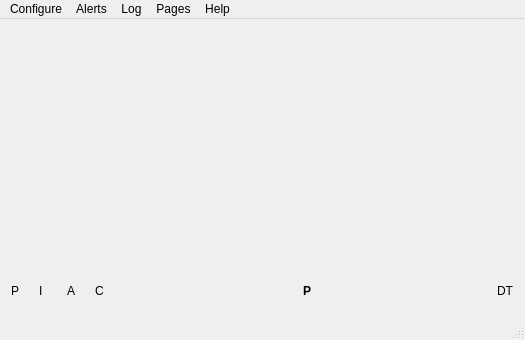
<?xml version="1.0" encoding="UTF-8"?>
<ui version="4.0">
 <class>MainWindow</class>
 <widget class="QMainWindow" name="MainWindow">
  <property name="geometry">
   <rect>
    <x>0</x>
    <y>0</y>
    <width>525</width>
    <height>340</height>
   </rect>
  </property>
  <property name="contextMenuPolicy">
   <enum>Qt::DefaultContextMenu</enum>
  </property>
  <property name="windowTitle">
   <string>INTFC</string>
  </property>
  <property name="windowIcon">
   <iconset resource="Resources.qrc">
    <normaloff>:/Pix/Icons/dipstick.png</normaloff>:/Pix/Icons/dipstick.png</iconset>
  </property>
  <widget class="QWidget" name="centralWidget">
   <layout class="QGridLayout" name="gridLayout">
    <item row="0" column="0">
     <widget class="Page_0" name="Widget_Page_0" native="true"/>
    </item>
    <item row="1" column="0">
     <widget class="Page_1" name="Widget_Page_1" native="true"/>
    </item>
    <item row="2" column="0">
     <widget class="Page_2" name="Widget_Page_2" native="true"/>
    </item>
    <item row="3" column="0">
     <widget class="Page_3" name="Widget_Page_3" native="true"/>
    </item>
    <item row="4" column="0">
     <widget class="Page_4" name="Widget_Page_4" native="true"/>
    </item>
    <item row="5" column="0">
     <widget class="Page_5" name="Widget_Page_5" native="true"/>
    </item>
    <item row="6" column="0">
     <widget class="Page_6" name="Widget_Page_6" native="true"/>
    </item>
    <item row="7" column="0">
     <widget class="Page_7" name="Widget_Page_7" native="true"/>
    </item>
    <item row="8" column="0">
     <widget class="Page_8" name="Widget_Page_8" native="true"/>
    </item>
    <item row="9" column="0">
     <widget class="Page_9" name="Widget_Page_9" native="true"/>
    </item>
    <item row="10" column="0">
     <widget class="QWidget" name="SBWidget" native="true">
      <property name="sizePolicy">
       <sizepolicy hsizetype="Expanding" vsizetype="Preferred">
        <horstretch>1</horstretch>
        <verstretch>0</verstretch>
       </sizepolicy>
      </property>
      <property name="minimumSize">
       <size>
        <width>0</width>
        <height>25</height>
       </size>
      </property>
      <layout class="QGridLayout" name="gridLayout_2">
       <property name="margin">
        <number>0</number>
       </property>
       <item row="0" column="0">
        <widget class="QLabel" name="SBPrcIcon">
         <property name="minimumSize">
          <size>
           <width>22</width>
           <height>22</height>
          </size>
         </property>
         <property name="maximumSize">
          <size>
           <width>22</width>
           <height>22</height>
          </size>
         </property>
         <property name="text">
          <string>P</string>
         </property>
         <property name="scaledContents">
          <bool>true</bool>
         </property>
        </widget>
       </item>
       <item row="0" column="1">
        <widget class="QLabel" name="SBInfosIcon">
         <property name="minimumSize">
          <size>
           <width>22</width>
           <height>22</height>
          </size>
         </property>
         <property name="maximumSize">
          <size>
           <width>22</width>
           <height>22</height>
          </size>
         </property>
         <property name="text">
          <string>I</string>
         </property>
         <property name="scaledContents">
          <bool>true</bool>
         </property>
        </widget>
       </item>
       <item row="0" column="2">
        <widget class="QLabel" name="SBAlarmsIcon">
         <property name="minimumSize">
          <size>
           <width>22</width>
           <height>22</height>
          </size>
         </property>
         <property name="maximumSize">
          <size>
           <width>22</width>
           <height>22</height>
          </size>
         </property>
         <property name="text">
          <string>A</string>
         </property>
         <property name="scaledContents">
          <bool>true</bool>
         </property>
        </widget>
       </item>
       <item row="0" column="3">
        <widget class="QLabel" name="SBCatastrophiesIcon">
         <property name="minimumSize">
          <size>
           <width>22</width>
           <height>22</height>
          </size>
         </property>
         <property name="maximumSize">
          <size>
           <width>22</width>
           <height>22</height>
          </size>
         </property>
         <property name="text">
          <string>C</string>
         </property>
         <property name="scaledContents">
          <bool>true</bool>
         </property>
        </widget>
       </item>
       <item row="0" column="4">
        <widget class="QLabel" name="SBPageStatus">
         <property name="sizePolicy">
          <sizepolicy hsizetype="Expanding" vsizetype="Preferred">
           <horstretch>0</horstretch>
           <verstretch>0</verstretch>
          </sizepolicy>
         </property>
         <property name="font">
          <font>
           <weight>75</weight>
           <bold>true</bold>
          </font>
         </property>
         <property name="styleSheet">
          <string notr="true"/>
         </property>
         <property name="text">
          <string>P</string>
         </property>
         <property name="alignment">
          <set>Qt::AlignCenter</set>
         </property>
        </widget>
       </item>
       <item row="0" column="5">
        <widget class="QLabel" name="SBDateTime">
         <property name="sizePolicy">
          <sizepolicy hsizetype="Minimum" vsizetype="Minimum">
           <horstretch>0</horstretch>
           <verstretch>0</verstretch>
          </sizepolicy>
         </property>
         <property name="text">
          <string>DT</string>
         </property>
         <property name="alignment">
          <set>Qt::AlignLeading|Qt::AlignLeft|Qt::AlignVCenter</set>
         </property>
        </widget>
       </item>
      </layout>
     </widget>
    </item>
   </layout>
  </widget>
  <widget class="QMenuBar" name="menuBar">
   <property name="geometry">
    <rect>
     <x>0</x>
     <y>0</y>
     <width>525</width>
     <height>25</height>
    </rect>
   </property>
   <widget class="QMenu" name="menuConfigure">
    <property name="title">
     <string>Configure</string>
    </property>
    <addaction name="actionConfigure_INTFC"/>
    <addaction name="actionConfigure_PRCs"/>
    <addaction name="actionConfigure_Serial_Transfer"/>
    <addaction name="actionConfigure_TCP_Transfer"/>
    <addaction name="separator"/>
    <addaction name="actionPrint"/>
    <addaction name="actionExit"/>
   </widget>
   <widget class="QMenu" name="menuLog">
    <property name="title">
     <string>Log</string>
    </property>
    <addaction name="actionValue_Log"/>
    <addaction name="actionAlert_Log"/>
    <addaction name="actionNote_Log"/>
    <addaction name="actionStore_a_Note"/>
   </widget>
   <widget class="QMenu" name="menuPages">
    <property name="title">
     <string>Pages</string>
    </property>
    <addaction name="actionPage_0"/>
    <addaction name="actionPage_1"/>
    <addaction name="actionPage_2"/>
    <addaction name="actionPage_3"/>
    <addaction name="actionPage_4"/>
    <addaction name="actionPage_5"/>
    <addaction name="actionPage_6"/>
    <addaction name="actionPage_7"/>
    <addaction name="actionPage_8"/>
    <addaction name="actionPage_9"/>
   </widget>
   <widget class="QMenu" name="menuAlerts">
    <property name="title">
     <string>Alerts</string>
    </property>
    <addaction name="actionCurrent_Alerts"/>
   </widget>
   <widget class="QMenu" name="menuWiki">
    <property name="title">
     <string>Help</string>
    </property>
    <addaction name="actionWiki"/>
    <addaction name="actionAbout"/>
   </widget>
   <addaction name="menuConfigure"/>
   <addaction name="menuAlerts"/>
   <addaction name="menuLog"/>
   <addaction name="menuPages"/>
   <addaction name="menuWiki"/>
  </widget>
  <widget class="QStatusBar" name="statusBar">
   <property name="sizePolicy">
    <sizepolicy hsizetype="Preferred" vsizetype="Preferred">
     <horstretch>0</horstretch>
     <verstretch>0</verstretch>
    </sizepolicy>
   </property>
   <property name="minimumSize">
    <size>
     <width>0</width>
     <height>25</height>
    </size>
   </property>
  </widget>
  <action name="actionConfigure_PRCs">
   <property name="icon">
    <iconset resource="Resources.qrc">
     <normaloff>:/Pix/Icons/applications-engineering-2.png</normaloff>:/Pix/Icons/applications-engineering-2.png</iconset>
   </property>
   <property name="text">
    <string>Configure Processors</string>
   </property>
   <property name="iconVisibleInMenu">
    <bool>true</bool>
   </property>
  </action>
  <action name="actionConfigure_INTFC">
   <property name="icon">
    <iconset resource="Resources.qrc">
     <normaloff>:/Pix/Icons/configure-2.png</normaloff>:/Pix/Icons/configure-2.png</iconset>
   </property>
   <property name="text">
    <string>Configure Interface</string>
   </property>
   <property name="iconVisibleInMenu">
    <bool>true</bool>
   </property>
  </action>
  <action name="actionNote_Log">
   <property name="icon">
    <iconset resource="Resources.qrc">
     <normaloff>:/Pix/Icons/db.png</normaloff>:/Pix/Icons/db.png</iconset>
   </property>
   <property name="text">
    <string>Notes</string>
   </property>
   <property name="iconVisibleInMenu">
    <bool>true</bool>
   </property>
  </action>
  <action name="actionAlert_Log">
   <property name="icon">
    <iconset resource="Resources.qrc">
     <normaloff>:/Pix/Icons/db.png</normaloff>:/Pix/Icons/db.png</iconset>
   </property>
   <property name="text">
    <string>Alerts</string>
   </property>
   <property name="iconVisibleInMenu">
    <bool>true</bool>
   </property>
  </action>
  <action name="actionValue_Log">
   <property name="icon">
    <iconset resource="Resources.qrc">
     <normaloff>:/Pix/Icons/db.png</normaloff>:/Pix/Icons/db.png</iconset>
   </property>
   <property name="text">
    <string>Values</string>
   </property>
   <property name="toolTip">
    <string>Values</string>
   </property>
   <property name="iconVisibleInMenu">
    <bool>true</bool>
   </property>
  </action>
  <action name="actionCurrent_Alerts">
   <property name="icon">
    <iconset resource="Resources.qrc">
     <normaloff>:/Pix/Icons/dialog-warning-2.png</normaloff>:/Pix/Icons/dialog-warning-2.png</iconset>
   </property>
   <property name="text">
    <string>Current Alerts</string>
   </property>
   <property name="iconVisibleInMenu">
    <bool>true</bool>
   </property>
  </action>
  <action name="actionStore_a_Note">
   <property name="icon">
    <iconset resource="Resources.qrc">
     <normaloff>:/Pix/Icons/mail-message-new-3.png</normaloff>:/Pix/Icons/mail-message-new-3.png</iconset>
   </property>
   <property name="text">
    <string>Store a Note</string>
   </property>
   <property name="iconVisibleInMenu">
    <bool>true</bool>
   </property>
  </action>
  <action name="actionExit">
   <property name="icon">
    <iconset resource="Resources.qrc">
     <normaloff>:/Pix/Icons/system-shutdown-6.png</normaloff>:/Pix/Icons/system-shutdown-6.png</iconset>
   </property>
   <property name="text">
    <string>Exit</string>
   </property>
   <property name="iconVisibleInMenu">
    <bool>true</bool>
   </property>
  </action>
  <action name="actionPrint">
   <property name="icon">
    <iconset resource="Resources.qrc">
     <normaloff>:/Pix/Icons/document-print-4.png</normaloff>:/Pix/Icons/document-print-4.png</iconset>
   </property>
   <property name="text">
    <string>Print</string>
   </property>
  </action>
  <action name="actionPage_0">
   <property name="text">
    <string>Page_0</string>
   </property>
  </action>
  <action name="actionPage_1">
   <property name="text">
    <string>Page_1</string>
   </property>
  </action>
  <action name="actionPage_2">
   <property name="text">
    <string>Page_2</string>
   </property>
  </action>
  <action name="actionPage_3">
   <property name="text">
    <string>Page_3</string>
   </property>
  </action>
  <action name="actionPage_4">
   <property name="text">
    <string>Page_4</string>
   </property>
  </action>
  <action name="actionPage_5">
   <property name="text">
    <string>Page_5</string>
   </property>
  </action>
  <action name="actionPage_6">
   <property name="text">
    <string>Page_6</string>
   </property>
  </action>
  <action name="actionPage_7">
   <property name="text">
    <string>Page_7</string>
   </property>
  </action>
  <action name="actionPage_8">
   <property name="text">
    <string>Page_8</string>
   </property>
  </action>
  <action name="actionPage_9">
   <property name="text">
    <string>Page_9</string>
   </property>
  </action>
  <action name="actionWiki">
   <property name="icon">
    <iconset resource="Resources.qrc">
     <normaloff>:/Pix/Icons/dialog-question-2.png</normaloff>:/Pix/Icons/dialog-question-2.png</iconset>
   </property>
   <property name="text">
    <string>Wiki</string>
   </property>
   <property name="toolTip">
    <string>firefox http://code.google.com/p/aqtlow/w/list</string>
   </property>
  </action>
  <action name="actionConfigure_Serial_Transfer">
   <property name="icon">
    <iconset resource="Resources.qrc">
     <normaloff>:/Pix/Icons/applications-development-5.png</normaloff>:/Pix/Icons/applications-development-5.png</iconset>
   </property>
   <property name="text">
    <string>Configure Serial Transfer</string>
   </property>
  </action>
  <action name="actionAbout">
   <property name="icon">
    <iconset resource="Resources.qrc">
     <normaloff>:/Pix/Icons/help-about-3.png</normaloff>:/Pix/Icons/help-about-3.png</iconset>
   </property>
   <property name="text">
    <string>About</string>
   </property>
  </action>
  <action name="actionConfigure_TCP_Transfer">
   <property name="icon">
    <iconset resource="Resources.qrc">
     <normaloff>:/Pix/Icons/applications-development-5.png</normaloff>:/Pix/Icons/applications-development-5.png</iconset>
   </property>
   <property name="text">
    <string>Configure TCP Transfer</string>
   </property>
  </action>
 </widget>
 <layoutdefault spacing="6" margin="11"/>
 <customwidgets>
  <customwidget>
   <class>Page_0</class>
   <extends>QWidget</extends>
   <header>page_0.h</header>
   <container>1</container>
  </customwidget>
  <customwidget>
   <class>Page_1</class>
   <extends>QWidget</extends>
   <header>page_1.h</header>
   <container>1</container>
  </customwidget>
  <customwidget>
   <class>Page_2</class>
   <extends>QWidget</extends>
   <header>page_2.h</header>
   <container>1</container>
  </customwidget>
  <customwidget>
   <class>Page_3</class>
   <extends>QWidget</extends>
   <header>page_3.h</header>
   <container>1</container>
  </customwidget>
  <customwidget>
   <class>Page_4</class>
   <extends>QWidget</extends>
   <header>page_4.h</header>
   <container>1</container>
  </customwidget>
  <customwidget>
   <class>Page_5</class>
   <extends>QWidget</extends>
   <header>page_5.h</header>
   <container>1</container>
  </customwidget>
  <customwidget>
   <class>Page_6</class>
   <extends>QWidget</extends>
   <header>page_6.h</header>
   <container>1</container>
  </customwidget>
  <customwidget>
   <class>Page_7</class>
   <extends>QWidget</extends>
   <header>page_7.h</header>
   <container>1</container>
  </customwidget>
  <customwidget>
   <class>Page_8</class>
   <extends>QWidget</extends>
   <header>page_8.h</header>
   <container>1</container>
  </customwidget>
  <customwidget>
   <class>Page_9</class>
   <extends>QWidget</extends>
   <header>page_9.h</header>
   <container>1</container>
  </customwidget>
 </customwidgets>
 <resources>
  <include location="Resources.qrc"/>
 </resources>
 <connections/>
</ui>
